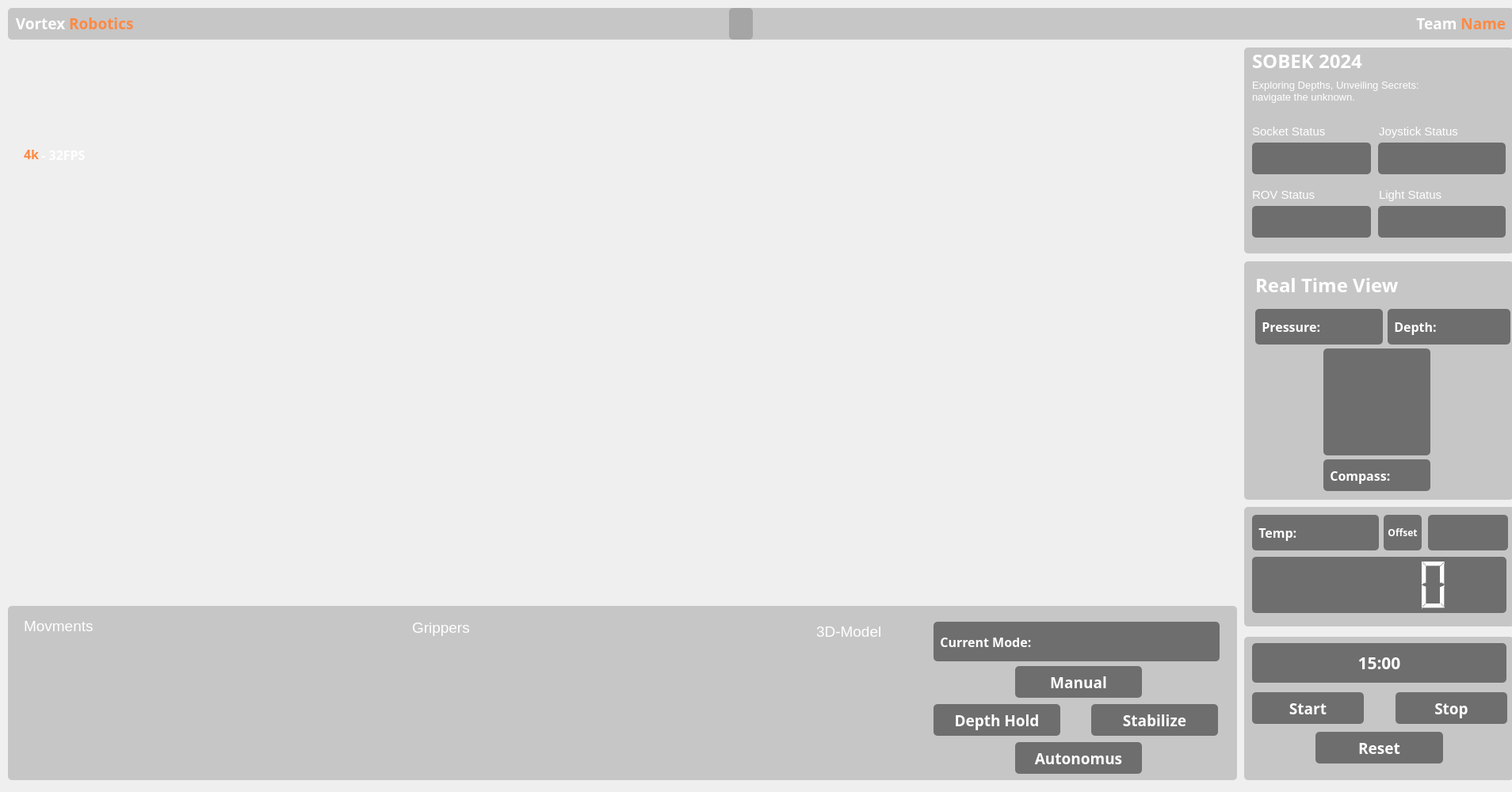
<?xml version="1.0" encoding="UTF-8"?>
<ui version="4.0">
 <class>VortexGUI</class>
 <widget class="QMainWindow" name="VortexGUI">
  <property name="geometry">
   <rect>
    <x>0</x>
    <y>0</y>
    <width>1908</width>
    <height>1000</height>
   </rect>
  </property>
  <property name="sizePolicy">
   <sizepolicy hsizetype="Preferred" vsizetype="Preferred">
    <horstretch>0</horstretch>
    <verstretch>0</verstretch>
   </sizepolicy>
  </property>
  <property name="cursor">
   <cursorShape>ArrowCursor</cursorShape>
  </property>
  <property name="focusPolicy">
   <enum>Qt::StrongFocus</enum>
  </property>
  <property name="windowTitle">
   <string>MainWindow</string>
  </property>
  <property name="windowOpacity">
   <double>1.000000000000000</double>
  </property>
  <property name="styleSheet">
   <string notr="true"/>
  </property>
  <widget class="QWidget" name="centralwidget">
   <property name="sizePolicy">
    <sizepolicy hsizetype="Expanding" vsizetype="Expanding">
     <horstretch>0</horstretch>
     <verstretch>0</verstretch>
    </sizepolicy>
   </property>
   <widget class="QLabel" name="current_mode">
    <property name="geometry">
     <rect>
      <x>1178</x>
      <y>785</y>
      <width>361</width>
      <height>50</height>
     </rect>
    </property>
    <property name="sizePolicy">
     <sizepolicy hsizetype="Expanding" vsizetype="Expanding">
      <horstretch>0</horstretch>
      <verstretch>0</verstretch>
     </sizepolicy>
    </property>
    <property name="font">
     <font>
      <family>Segoe UI Semibold</family>
      <pointsize>12</pointsize>
      <weight>75</weight>
      <bold>true</bold>
     </font>
    </property>
    <property name="styleSheet">
     <string notr="true">background-color: rgba(23, 23, 23, 0.5);
color: white;
border-radius: 5px;</string>
    </property>
    <property name="text">
     <string>  Current Mode: </string>
    </property>
   </widget>
   <widget class="QLabel" name="title">
    <property name="geometry">
     <rect>
      <x>10</x>
      <y>10</y>
      <width>940</width>
      <height>40</height>
     </rect>
    </property>
    <property name="sizePolicy">
     <sizepolicy hsizetype="Expanding" vsizetype="Expanding">
      <horstretch>0</horstretch>
      <verstretch>0</verstretch>
     </sizepolicy>
    </property>
    <property name="font">
     <font>
      <family>Segoe UI Semibold</family>
      <pointsize>14</pointsize>
      <weight>75</weight>
      <bold>true</bold>
     </font>
    </property>
    <property name="styleSheet">
     <string notr="true">background-color: rgba(33, 33, 33, 0.2);
color: white;
border-radius: 5px;
</string>
    </property>
    <property name="text">
     <string>&lt;html&gt;&lt;head/&gt;&lt;body&gt;&lt;p&gt; &amp;nbsp; Vortex  &lt;font color=&quot;#fd8a44&quot;&gt;Robotics&lt;/font&gt; &lt;/p&gt;&lt;/body&gt;&lt;/html&gt;
</string>
    </property>
    <property name="alignment">
     <set>Qt::AlignJustify|Qt::AlignVCenter</set>
    </property>
   </widget>
   <widget class="QLabel" name="label">
    <property name="geometry">
     <rect>
      <x>10</x>
      <y>765</y>
      <width>1551</width>
      <height>220</height>
     </rect>
    </property>
    <property name="sizePolicy">
     <sizepolicy hsizetype="Expanding" vsizetype="Expanding">
      <horstretch>0</horstretch>
      <verstretch>0</verstretch>
     </sizepolicy>
    </property>
    <property name="font">
     <font>
      <pointsize>20</pointsize>
     </font>
    </property>
    <property name="styleSheet">
     <string notr="true">background-color: rgba(33, 33, 33, 0.2);
color: white;
border-radius: 5px;
</string>
    </property>
    <property name="text">
     <string/>
    </property>
    <property name="alignment">
     <set>Qt::AlignHCenter|Qt::AlignTop</set>
    </property>
   </widget>
   <widget class="QFrame" name="realTimeViewFrame">
    <property name="geometry">
     <rect>
      <x>1570</x>
      <y>330</y>
      <width>340</width>
      <height>301</height>
     </rect>
    </property>
    <property name="sizePolicy">
     <sizepolicy hsizetype="Expanding" vsizetype="Expanding">
      <horstretch>0</horstretch>
      <verstretch>0</verstretch>
     </sizepolicy>
    </property>
    <property name="styleSheet">
     <string notr="true">background-color: rgba(33, 33, 33, 0.2);
color: white;
border-radius: 5px;
</string>
    </property>
    <property name="text" stdset="0">
     <string/>
    </property>
    <widget class="QLabel" name="compass_label">
     <property name="geometry">
      <rect>
       <x>100</x>
       <y>250</y>
       <width>135</width>
       <height>40</height>
      </rect>
     </property>
     <property name="sizePolicy">
      <sizepolicy hsizetype="Expanding" vsizetype="Expanding">
       <horstretch>0</horstretch>
       <verstretch>0</verstretch>
      </sizepolicy>
     </property>
     <property name="font">
      <font>
       <family>Segoe UI Semibold</family>
       <pointsize>12</pointsize>
       <weight>75</weight>
       <bold>true</bold>
      </font>
     </property>
     <property name="styleSheet">
      <string notr="true">background-color: rgba(23, 23, 23, 0.5);
color: white;
border-radius: 5px;</string>
     </property>
     <property name="frameShape">
      <enum>QFrame::NoFrame</enum>
     </property>
     <property name="lineWidth">
      <number>2</number>
     </property>
     <property name="text">
      <string>  Compass:</string>
     </property>
    </widget>
    <widget class="QLabel" name="pressure">
     <property name="geometry">
      <rect>
       <x>14</x>
       <y>60</y>
       <width>161</width>
       <height>45</height>
      </rect>
     </property>
     <property name="sizePolicy">
      <sizepolicy hsizetype="Expanding" vsizetype="Expanding">
       <horstretch>0</horstretch>
       <verstretch>0</verstretch>
      </sizepolicy>
     </property>
     <property name="font">
      <font>
       <family>Segoe UI Semibold</family>
       <pointsize>12</pointsize>
       <weight>75</weight>
       <bold>true</bold>
      </font>
     </property>
     <property name="styleSheet">
      <string notr="true">background-color: rgba(23, 23, 23, 0.5);
color: white;
border-radius: 5px;</string>
     </property>
     <property name="frameShape">
      <enum>QFrame::NoFrame</enum>
     </property>
     <property name="lineWidth">
      <number>1</number>
     </property>
     <property name="text">
      <string>  Pressure:</string>
     </property>
    </widget>
    <widget class="QLabel" name="depth">
     <property name="geometry">
      <rect>
       <x>181</x>
       <y>60</y>
       <width>155</width>
       <height>45</height>
      </rect>
     </property>
     <property name="sizePolicy">
      <sizepolicy hsizetype="Expanding" vsizetype="Expanding">
       <horstretch>0</horstretch>
       <verstretch>0</verstretch>
      </sizepolicy>
     </property>
     <property name="font">
      <font>
       <family>Segoe UI Semibold</family>
       <pointsize>12</pointsize>
       <weight>75</weight>
       <bold>true</bold>
      </font>
     </property>
     <property name="styleSheet">
      <string notr="true">background-color: rgba(23, 23, 23, 0.5);
color: white;
border-radius: 5px;</string>
     </property>
     <property name="frameShape">
      <enum>QFrame::NoFrame</enum>
     </property>
     <property name="lineWidth">
      <number>2</number>
     </property>
     <property name="text">
      <string>  Depth:</string>
     </property>
    </widget>
    <widget class="QLabel" name="rov_name_2">
     <property name="geometry">
      <rect>
       <x>14</x>
       <y>13</y>
       <width>211</width>
       <height>41</height>
      </rect>
     </property>
     <property name="sizePolicy">
      <sizepolicy hsizetype="Expanding" vsizetype="Expanding">
       <horstretch>0</horstretch>
       <verstretch>0</verstretch>
      </sizepolicy>
     </property>
     <property name="font">
      <font>
       <family>Segoe UI Semibold</family>
       <pointsize>18</pointsize>
       <weight>75</weight>
       <bold>true</bold>
      </font>
     </property>
     <property name="styleSheet">
      <string notr="true">background-color: transparent;
color: white;
</string>
     </property>
     <property name="lineWidth">
      <number>2</number>
     </property>
     <property name="text">
      <string>Real Time View</string>
     </property>
     <property name="alignment">
      <set>Qt::AlignLeading|Qt::AlignLeft|Qt::AlignTop</set>
     </property>
    </widget>
    <widget class="QLabel" name="compass">
     <property name="geometry">
      <rect>
       <x>100</x>
       <y>110</y>
       <width>135</width>
       <height>135</height>
      </rect>
     </property>
     <property name="styleSheet">
      <string notr="true">background-color: rgba(23, 23, 23, 0.5);
color: white;
border-radius: 5px;</string>
     </property>
     <property name="text">
      <string/>
     </property>
     <property name="alignment">
      <set>Qt::AlignCenter</set>
     </property>
    </widget>
   </widget>
   <widget class="QLabel" name="label_6">
    <property name="geometry">
     <rect>
      <x>30</x>
      <y>775</y>
      <width>111</width>
      <height>31</height>
     </rect>
    </property>
    <property name="sizePolicy">
     <sizepolicy hsizetype="Expanding" vsizetype="Expanding">
      <horstretch>0</horstretch>
      <verstretch>0</verstretch>
     </sizepolicy>
    </property>
    <property name="font">
     <font>
      <pointsize>14</pointsize>
     </font>
    </property>
    <property name="styleSheet">
     <string notr="true">background-color: transparent;
color: white;
border-radius: 5px;
</string>
    </property>
    <property name="text">
     <string>Movments</string>
    </property>
    <property name="alignment">
     <set>Qt::AlignLeading|Qt::AlignLeft|Qt::AlignVCenter</set>
    </property>
   </widget>
   <widget class="QLabel" name="up_down">
    <property name="geometry">
     <rect>
      <x>190</x>
      <y>815</y>
      <width>150</width>
      <height>150</height>
     </rect>
    </property>
    <property name="sizePolicy">
     <sizepolicy hsizetype="Expanding" vsizetype="Expanding">
      <horstretch>0</horstretch>
      <verstretch>0</verstretch>
     </sizepolicy>
    </property>
    <property name="styleSheet">
     <string notr="true">color: white;
border-radius: 5px;
</string>
    </property>
    <property name="text">
     <string/>
    </property>
    <property name="alignment">
     <set>Qt::AlignCenter</set>
    </property>
   </widget>
   <widget class="QLabel" name="gripper">
    <property name="geometry">
     <rect>
      <x>760</x>
      <y>815</y>
      <width>230</width>
      <height>150</height>
     </rect>
    </property>
    <property name="sizePolicy">
     <sizepolicy hsizetype="Expanding" vsizetype="Expanding">
      <horstretch>0</horstretch>
      <verstretch>0</verstretch>
     </sizepolicy>
    </property>
    <property name="styleSheet">
     <string notr="true">color: white;
border-radius: 5px;</string>
    </property>
    <property name="text">
     <string/>
    </property>
    <property name="alignment">
     <set>Qt::AlignCenter</set>
    </property>
   </widget>
   <widget class="QLabel" name="rotGripper">
    <property name="geometry">
     <rect>
      <x>520</x>
      <y>815</y>
      <width>230</width>
      <height>150</height>
     </rect>
    </property>
    <property name="sizePolicy">
     <sizepolicy hsizetype="Expanding" vsizetype="Expanding">
      <horstretch>0</horstretch>
      <verstretch>0</verstretch>
     </sizepolicy>
    </property>
    <property name="styleSheet">
     <string notr="true">color: white;
border-radius: 5px;</string>
    </property>
    <property name="text">
     <string/>
    </property>
    <property name="alignment">
     <set>Qt::AlignCenter</set>
    </property>
   </widget>
   <widget class="QLabel" name="movment">
    <property name="geometry">
     <rect>
      <x>30</x>
      <y>815</y>
      <width>150</width>
      <height>150</height>
     </rect>
    </property>
    <property name="sizePolicy">
     <sizepolicy hsizetype="Expanding" vsizetype="Expanding">
      <horstretch>0</horstretch>
      <verstretch>0</verstretch>
     </sizepolicy>
    </property>
    <property name="styleSheet">
     <string notr="true">color: white;
border-radius: 5px;
</string>
    </property>
    <property name="text">
     <string/>
    </property>
    <property name="alignment">
     <set>Qt::AlignCenter</set>
    </property>
   </widget>
   <widget class="QLabel" name="label_11">
    <property name="geometry">
     <rect>
      <x>520</x>
      <y>775</y>
      <width>101</width>
      <height>35</height>
     </rect>
    </property>
    <property name="sizePolicy">
     <sizepolicy hsizetype="Expanding" vsizetype="Expanding">
      <horstretch>0</horstretch>
      <verstretch>0</verstretch>
     </sizepolicy>
    </property>
    <property name="font">
     <font>
      <pointsize>14</pointsize>
     </font>
    </property>
    <property name="styleSheet">
     <string notr="true">background-color: transparent;
color: white;
border-radius: 5px;
</string>
    </property>
    <property name="text">
     <string>Grippers</string>
    </property>
    <property name="alignment">
     <set>Qt::AlignLeading|Qt::AlignLeft|Qt::AlignVCenter</set>
    </property>
   </widget>
   <widget class="QLabel" name="title_2">
    <property name="geometry">
     <rect>
      <x>920</x>
      <y>10</y>
      <width>990</width>
      <height>40</height>
     </rect>
    </property>
    <property name="sizePolicy">
     <sizepolicy hsizetype="Expanding" vsizetype="Expanding">
      <horstretch>0</horstretch>
      <verstretch>0</verstretch>
     </sizepolicy>
    </property>
    <property name="font">
     <font>
      <family>Segoe UI Semibold</family>
      <pointsize>14</pointsize>
      <weight>75</weight>
      <bold>true</bold>
     </font>
    </property>
    <property name="styleSheet">
     <string notr="true">background-color: rgba(33, 33, 33, 0.2);
color: white;
border-radius: 5px;
</string>
    </property>
    <property name="text">
     <string>&lt;html&gt;&lt;head/&gt;&lt;body&gt;&lt;p align=&quot;right&quot;&gt;  Team &lt;span style=&quot; color:#fd8a44;&quot;&gt;Name&lt;/span&gt;&lt;/p&gt;&amp;nbsp;&amp;nbsp;&lt;/body&gt;&lt;/html&gt;</string>
    </property>
    <property name="alignment">
     <set>Qt::AlignJustify|Qt::AlignVCenter</set>
    </property>
   </widget>
   <widget class="QLabel" name="camera">
    <property name="geometry">
     <rect>
      <x>4</x>
      <y>5</y>
      <width>1900</width>
      <height>990</height>
     </rect>
    </property>
    <property name="sizePolicy">
     <sizepolicy hsizetype="Expanding" vsizetype="Expanding">
      <horstretch>0</horstretch>
      <verstretch>0</verstretch>
     </sizepolicy>
    </property>
    <property name="styleSheet">
     <string notr="true"/>
    </property>
    <property name="text">
     <string/>
    </property>
   </widget>
   <widget class="QFrame" name="rempFrame">
    <property name="geometry">
     <rect>
      <x>1570</x>
      <y>640</y>
      <width>341</width>
      <height>151</height>
     </rect>
    </property>
    <property name="sizePolicy">
     <sizepolicy hsizetype="Expanding" vsizetype="Expanding">
      <horstretch>0</horstretch>
      <verstretch>0</verstretch>
     </sizepolicy>
    </property>
    <property name="styleSheet">
     <string notr="true">background-color: rgba(33, 33, 33, 0.2);
color: white;
border-radius: 5px;
</string>
    </property>
    <property name="text" stdset="0">
     <string/>
    </property>
    <widget class="QLCDNumber" name="temp_lcd">
     <property name="geometry">
      <rect>
       <x>10</x>
       <y>63</y>
       <width>321</width>
       <height>71</height>
      </rect>
     </property>
     <property name="styleSheet">
      <string notr="true">background-color: rgba(23, 23, 23, 0.5);
color: white;
border: none;
border-radius: 5px;</string>
     </property>
    </widget>
    <widget class="QPushButton" name="offset_button">
     <property name="geometry">
      <rect>
       <x>176</x>
       <y>10</y>
       <width>48</width>
       <height>45</height>
      </rect>
     </property>
     <property name="font">
      <font>
       <family>Segoe UI Semibold</family>
       <pointsize>9</pointsize>
       <weight>75</weight>
       <bold>true</bold>
      </font>
     </property>
     <property name="styleSheet">
      <string notr="true">QPushButton{
background-color: rgba(23, 23, 23, 0.5);
color: white;
border-radius: 5px;
}
QPushButton:hover {
    background-color: #fd8a44; 
    border-color: #fd8a44; 
}</string>
     </property>
     <property name="text">
      <string>Offset</string>
     </property>
    </widget>
    <widget class="QLabel" name="temperature">
     <property name="geometry">
      <rect>
       <x>10</x>
       <y>10</y>
       <width>160</width>
       <height>45</height>
      </rect>
     </property>
     <property name="sizePolicy">
      <sizepolicy hsizetype="Expanding" vsizetype="Expanding">
       <horstretch>0</horstretch>
       <verstretch>0</verstretch>
      </sizepolicy>
     </property>
     <property name="font">
      <font>
       <family>Segoe UI Semibold</family>
       <pointsize>12</pointsize>
       <weight>75</weight>
       <bold>true</bold>
      </font>
     </property>
     <property name="styleSheet">
      <string notr="true">background-color: rgba(23, 23, 23, 0.5);
color: white;
border-radius: 5px;</string>
     </property>
     <property name="frameShape">
      <enum>QFrame::NoFrame</enum>
     </property>
     <property name="lineWidth">
      <number>2</number>
     </property>
     <property name="text">
      <string>  Temp:</string>
     </property>
    </widget>
    <widget class="QLineEdit" name="offset_input">
     <property name="geometry">
      <rect>
       <x>232</x>
       <y>10</y>
       <width>101</width>
       <height>45</height>
      </rect>
     </property>
     <property name="font">
      <font>
       <family>Segoe UI Semibold</family>
       <pointsize>10</pointsize>
       <weight>75</weight>
       <bold>true</bold>
      </font>
     </property>
     <property name="styleSheet">
      <string notr="true">background-color: rgba(23, 23, 23, 0.5);
color: white;
border-radius: 5px;</string>
     </property>
     <property name="text">
      <string/>
     </property>
    </widget>
   </widget>
   <widget class="QFrame" name="rovStatusFrame">
    <property name="geometry">
     <rect>
      <x>1570</x>
      <y>60</y>
      <width>340</width>
      <height>260</height>
     </rect>
    </property>
    <property name="sizePolicy">
     <sizepolicy hsizetype="Expanding" vsizetype="Expanding">
      <horstretch>0</horstretch>
      <verstretch>0</verstretch>
     </sizepolicy>
    </property>
    <property name="styleSheet">
     <string notr="true">background-color: rgba(33, 33, 33, 0.2);
color: white;
border-radius: 5px;
</string>
    </property>
    <property name="text" stdset="0">
     <string/>
    </property>
    <widget class="QLabel" name="rov_status">
     <property name="geometry">
      <rect>
       <x>10</x>
       <y>200</y>
       <width>150</width>
       <height>40</height>
      </rect>
     </property>
     <property name="font">
      <font>
       <family>Segoe UI Semibold</family>
       <pointsize>10</pointsize>
       <weight>75</weight>
       <bold>true</bold>
      </font>
     </property>
     <property name="styleSheet">
      <string notr="true">background-color: rgba(23, 23, 23, 0.5);
color: white;
border-top: white 3px solid;
border-radius: 5px;</string>
     </property>
     <property name="text">
      <string/>
     </property>
    </widget>
    <widget class="QLabel" name="joystick_status">
     <property name="geometry">
      <rect>
       <x>169</x>
       <y>120</y>
       <width>161</width>
       <height>40</height>
      </rect>
     </property>
     <property name="font">
      <font>
       <family>Segoe UI</family>
       <pointsize>9</pointsize>
       <weight>75</weight>
       <bold>true</bold>
      </font>
     </property>
     <property name="styleSheet">
      <string notr="true">background-color: rgba(23, 23, 23, 0.5);
color: white;
border-top: white 3px solid;
border-radius: 5px;</string>
     </property>
     <property name="text">
      <string/>
     </property>
    </widget>
    <widget class="QLabel" name="label_14">
     <property name="geometry">
      <rect>
       <x>170</x>
       <y>90</y>
       <width>121</width>
       <height>31</height>
      </rect>
     </property>
     <property name="font">
      <font>
       <family>Segoe UI Historic</family>
       <pointsize>11</pointsize>
       <weight>50</weight>
       <bold>false</bold>
      </font>
     </property>
     <property name="styleSheet">
      <string notr="true">background-color: transparent;
color: white;
</string>
     </property>
     <property name="text">
      <string>Joystick Status</string>
     </property>
    </widget>
    <widget class="QLabel" name="light_status">
     <property name="geometry">
      <rect>
       <x>169</x>
       <y>200</y>
       <width>161</width>
       <height>40</height>
      </rect>
     </property>
     <property name="font">
      <font>
       <family>Segoe UI Semibold</family>
       <pointsize>10</pointsize>
       <weight>75</weight>
       <bold>true</bold>
      </font>
     </property>
     <property name="styleSheet">
      <string notr="true">background-color: rgba(23, 23, 23, 0.5);
color: white;
border-top: white 3px solid;
border-radius: 5px;</string>
     </property>
     <property name="text">
      <string/>
     </property>
    </widget>
    <widget class="QLabel" name="label_9">
     <property name="geometry">
      <rect>
       <x>10</x>
       <y>40</y>
       <width>261</width>
       <height>61</height>
      </rect>
     </property>
     <property name="font">
      <font>
       <family>Segoe UI Historic</family>
       <pointsize>10</pointsize>
       <weight>50</weight>
       <bold>false</bold>
      </font>
     </property>
     <property name="styleSheet">
      <string notr="true">background-color: transparent;
color: white;
</string>
     </property>
     <property name="text">
      <string>Exploring Depths, Unveiling Secrets: navigate the unknown.</string>
     </property>
     <property name="alignment">
      <set>Qt::AlignLeading|Qt::AlignLeft|Qt::AlignTop</set>
     </property>
     <property name="wordWrap">
      <bool>true</bool>
     </property>
    </widget>
    <widget class="QLabel" name="socket_status">
     <property name="geometry">
      <rect>
       <x>10</x>
       <y>120</y>
       <width>150</width>
       <height>40</height>
      </rect>
     </property>
     <property name="font">
      <font>
       <family>Segoe UI</family>
       <pointsize>9</pointsize>
       <weight>75</weight>
       <bold>true</bold>
      </font>
     </property>
     <property name="styleSheet">
      <string notr="true">background-color: rgba(23, 23, 23, 0.5);
color: white;
border-top: white 3px solid;
border-radius: 5px;</string>
     </property>
     <property name="text">
      <string/>
     </property>
    </widget>
    <widget class="QLabel" name="rov_name">
     <property name="geometry">
      <rect>
       <x>10</x>
       <y>0</y>
       <width>171</width>
       <height>41</height>
      </rect>
     </property>
     <property name="sizePolicy">
      <sizepolicy hsizetype="Expanding" vsizetype="Expanding">
       <horstretch>0</horstretch>
       <verstretch>0</verstretch>
      </sizepolicy>
     </property>
     <property name="font">
      <font>
       <family>Segoe UI Semibold</family>
       <pointsize>18</pointsize>
       <weight>75</weight>
       <bold>true</bold>
      </font>
     </property>
     <property name="styleSheet">
      <string notr="true">background-color: transparent;
color: white;
</string>
     </property>
     <property name="text">
      <string>SOBEK 2024</string>
     </property>
     <property name="alignment">
      <set>Qt::AlignLeading|Qt::AlignLeft|Qt::AlignTop</set>
     </property>
    </widget>
    <widget class="QLabel" name="label_8">
     <property name="geometry">
      <rect>
       <x>10</x>
       <y>170</y>
       <width>101</width>
       <height>31</height>
      </rect>
     </property>
     <property name="font">
      <font>
       <family>Segoe UI Historic</family>
       <pointsize>11</pointsize>
       <weight>50</weight>
       <bold>false</bold>
      </font>
     </property>
     <property name="styleSheet">
      <string notr="true">background-color: transparent;
color: white;
</string>
     </property>
     <property name="text">
      <string>ROV Status</string>
     </property>
    </widget>
    <widget class="QLabel" name="label_12">
     <property name="geometry">
      <rect>
       <x>170</x>
       <y>170</y>
       <width>141</width>
       <height>31</height>
      </rect>
     </property>
     <property name="font">
      <font>
       <family>Segoe UI Historic</family>
       <pointsize>11</pointsize>
       <weight>50</weight>
       <bold>false</bold>
      </font>
     </property>
     <property name="styleSheet">
      <string notr="true">background-color: transparent;
color: white;
</string>
     </property>
     <property name="text">
      <string>Light Status</string>
     </property>
    </widget>
    <widget class="QLabel" name="label_10">
     <property name="geometry">
      <rect>
       <x>10</x>
       <y>90</y>
       <width>121</width>
       <height>31</height>
      </rect>
     </property>
     <property name="font">
      <font>
       <family>Segoe UI Historic</family>
       <pointsize>11</pointsize>
       <weight>50</weight>
       <bold>false</bold>
      </font>
     </property>
     <property name="styleSheet">
      <string notr="true">background-color: transparent;
color: white;
</string>
     </property>
     <property name="text">
      <string>Socket Status</string>
     </property>
    </widget>
   </widget>
   <widget class="QLabel" name="label_19">
    <property name="geometry">
     <rect>
      <x>30</x>
      <y>160</y>
      <width>101</width>
      <height>70</height>
     </rect>
    </property>
    <property name="font">
     <font>
      <family>Segoe UI Semibold</family>
      <pointsize>12</pointsize>
      <weight>75</weight>
      <bold>true</bold>
     </font>
    </property>
    <property name="styleSheet">
     <string notr="true">background-color: transparent;
color: white;</string>
    </property>
    <property name="text">
     <string>&lt;html&gt;&lt;head/&gt;&lt;body&gt;&lt;p&gt;&lt;span style=&quot; color:#fd8a44;&quot;&gt;4k&lt;/span&gt;&lt;/p&gt;&lt;/body&gt;&lt;/html&gt;</string>
    </property>
   </widget>
   <widget class="QLabel" name="fps">
    <property name="geometry">
     <rect>
      <x>44</x>
      <y>160</y>
      <width>81</width>
      <height>71</height>
     </rect>
    </property>
    <property name="font">
     <font>
      <family>Segoe UI Semibold</family>
      <pointsize>12</pointsize>
      <weight>75</weight>
      <bold>true</bold>
     </font>
    </property>
    <property name="styleSheet">
     <string notr="true">color: white;
background-color: transparent;</string>
    </property>
    <property name="text">
     <string>  - 32FPS</string>
    </property>
   </widget>
   <widget class="QLabel" name="manual_mode">
    <property name="geometry">
     <rect>
      <x>1281</x>
      <y>841</y>
      <width>160</width>
      <height>40</height>
     </rect>
    </property>
    <property name="font">
     <font>
      <family>Segoe UI Semibold</family>
      <pointsize>14</pointsize>
      <weight>75</weight>
      <bold>true</bold>
     </font>
    </property>
    <property name="styleSheet">
     <string notr="true">background-color: rgba(23, 23, 23, 0.5);
color: white;
border-radius: 5px;</string>
    </property>
    <property name="text">
     <string>Manual</string>
    </property>
    <property name="alignment">
     <set>Qt::AlignCenter</set>
    </property>
   </widget>
   <widget class="QLabel" name="autonmous_mode">
    <property name="geometry">
     <rect>
      <x>1281</x>
      <y>937</y>
      <width>160</width>
      <height>40</height>
     </rect>
    </property>
    <property name="font">
     <font>
      <family>Segoe UI Semibold</family>
      <pointsize>14</pointsize>
      <weight>75</weight>
      <bold>true</bold>
     </font>
    </property>
    <property name="styleSheet">
     <string notr="true">background-color: rgba(23, 23, 23, 0.5);
color: white;
border-radius: 5px;</string>
    </property>
    <property name="text">
     <string>Autonomus</string>
    </property>
    <property name="alignment">
     <set>Qt::AlignCenter</set>
    </property>
   </widget>
   <widget class="QLabel" name="stabilize_mode">
    <property name="geometry">
     <rect>
      <x>1377</x>
      <y>889</y>
      <width>160</width>
      <height>40</height>
     </rect>
    </property>
    <property name="font">
     <font>
      <family>Segoe UI Semibold</family>
      <pointsize>14</pointsize>
      <weight>75</weight>
      <bold>true</bold>
     </font>
    </property>
    <property name="styleSheet">
     <string notr="true">background-color: rgba(23, 23, 23, 0.5);
color: white;
border-radius: 5px;

</string>
    </property>
    <property name="text">
     <string>Stabilize</string>
    </property>
    <property name="alignment">
     <set>Qt::AlignCenter</set>
    </property>
   </widget>
   <widget class="QLabel" name="depth_hold_mode">
    <property name="geometry">
     <rect>
      <x>1178</x>
      <y>889</y>
      <width>160</width>
      <height>40</height>
     </rect>
    </property>
    <property name="font">
     <font>
      <family>Segoe UI Semibold</family>
      <pointsize>14</pointsize>
      <weight>75</weight>
      <bold>true</bold>
     </font>
    </property>
    <property name="styleSheet">
     <string notr="true">background-color: rgba(23, 23, 23, 0.5);
color: white;
border-radius: 5px;</string>
    </property>
    <property name="text">
     <string>Depth Hold</string>
    </property>
    <property name="alignment">
     <set>Qt::AlignCenter</set>
    </property>
   </widget>
   <widget class="QLabel" name="turning">
    <property name="geometry">
     <rect>
      <x>350</x>
      <y>815</y>
      <width>150</width>
      <height>150</height>
     </rect>
    </property>
    <property name="sizePolicy">
     <sizepolicy hsizetype="Expanding" vsizetype="Expanding">
      <horstretch>0</horstretch>
      <verstretch>0</verstretch>
     </sizepolicy>
    </property>
    <property name="styleSheet">
     <string notr="true">color: white;
border-radius: 5px;
</string>
    </property>
    <property name="text">
     <string/>
    </property>
    <property name="alignment">
     <set>Qt::AlignCenter</set>
    </property>
   </widget>
   <widget class="QPushButton" name="takephoto">
    <property name="geometry">
     <rect>
      <x>1010</x>
      <y>815</y>
      <width>141</width>
      <height>150</height>
     </rect>
    </property>
    <property name="styleSheet">
     <string notr="true">color: white;
border-radius: 5px;
</string>
    </property>
    <property name="text">
     <string/>
    </property>
    <property name="icon">
     <iconset>
      <normaloff>D:/Vortex/MATE 2024/Pilot/Images/3d-modeling.png</normaloff>D:/Vortex/MATE 2024/Pilot/Images/3d-modeling.png</iconset>
    </property>
    <property name="iconSize">
     <size>
      <width>50</width>
      <height>50</height>
     </size>
    </property>
   </widget>
   <widget class="QLabel" name="label_16">
    <property name="geometry">
     <rect>
      <x>1030</x>
      <y>780</y>
      <width>101</width>
      <height>35</height>
     </rect>
    </property>
    <property name="sizePolicy">
     <sizepolicy hsizetype="Expanding" vsizetype="Expanding">
      <horstretch>0</horstretch>
      <verstretch>0</verstretch>
     </sizepolicy>
    </property>
    <property name="font">
     <font>
      <pointsize>14</pointsize>
     </font>
    </property>
    <property name="styleSheet">
     <string notr="true">background-color: transparent;
color: white;
border-radius: 5px;
</string>
    </property>
    <property name="text">
     <string>3D-Model</string>
    </property>
    <property name="alignment">
     <set>Qt::AlignLeading|Qt::AlignLeft|Qt::AlignVCenter</set>
    </property>
   </widget>
   <widget class="QFrame" name="watchFrame">
    <property name="geometry">
     <rect>
      <x>1570</x>
      <y>804</y>
      <width>340</width>
      <height>181</height>
     </rect>
    </property>
    <property name="styleSheet">
     <string notr="true">background-color: rgba(33, 33, 33, 0.2);
color: white;
border-radius: 5px;
</string>
    </property>
    <property name="frameShape">
     <enum>QFrame::StyledPanel</enum>
    </property>
    <property name="frameShadow">
     <enum>QFrame::Raised</enum>
    </property>
    <widget class="QPushButton" name="time_reset">
     <property name="geometry">
      <rect>
       <x>90</x>
       <y>120</y>
       <width>161</width>
       <height>40</height>
      </rect>
     </property>
     <property name="sizePolicy">
      <sizepolicy hsizetype="Expanding" vsizetype="Expanding">
       <horstretch>0</horstretch>
       <verstretch>0</verstretch>
      </sizepolicy>
     </property>
     <property name="font">
      <font>
       <family>Segoe UI Semibold</family>
       <pointsize>14</pointsize>
       <weight>75</weight>
       <bold>true</bold>
      </font>
     </property>
     <property name="styleSheet">
      <string notr="true">QPushButton{
background-color: rgba(23, 23, 23, 0.5);
color: white;
border-radius: 5px;
}
QPushButton:hover {
    background-color: #fd8a44; 
    border-color: #fd8a44; 
}</string>
     </property>
     <property name="text">
      <string>Reset</string>
     </property>
    </widget>
    <widget class="QPushButton" name="time_start">
     <property name="geometry">
      <rect>
       <x>10</x>
       <y>70</y>
       <width>141</width>
       <height>40</height>
      </rect>
     </property>
     <property name="sizePolicy">
      <sizepolicy hsizetype="Expanding" vsizetype="Expanding">
       <horstretch>0</horstretch>
       <verstretch>0</verstretch>
      </sizepolicy>
     </property>
     <property name="font">
      <font>
       <family>Segoe UI Semibold</family>
       <pointsize>14</pointsize>
       <weight>75</weight>
       <bold>true</bold>
      </font>
     </property>
     <property name="styleSheet">
      <string notr="true">QPushButton{
background-color: rgba(23, 23, 23, 0.5);
color: white;
border-radius: 5px;
}
QPushButton:hover {
    background-color: #fd8a44; 
    border-color: #fd8a44; 
}</string>
     </property>
     <property name="text">
      <string>Start</string>
     </property>
    </widget>
    <widget class="QLabel" name="time_screen">
     <property name="geometry">
      <rect>
       <x>10</x>
       <y>8</y>
       <width>321</width>
       <height>50</height>
      </rect>
     </property>
     <property name="sizePolicy">
      <sizepolicy hsizetype="Expanding" vsizetype="Expanding">
       <horstretch>0</horstretch>
       <verstretch>0</verstretch>
      </sizepolicy>
     </property>
     <property name="font">
      <font>
       <family>Segoe UI Semibold</family>
       <pointsize>16</pointsize>
       <weight>75</weight>
       <bold>true</bold>
      </font>
     </property>
     <property name="styleSheet">
      <string notr="true">background-color: rgba(23, 23, 23, 0.5);
color: white;
border-radius: 5px;</string>
     </property>
     <property name="text">
      <string>15:00</string>
     </property>
     <property name="alignment">
      <set>Qt::AlignCenter</set>
     </property>
    </widget>
    <widget class="QPushButton" name="time_stop">
     <property name="geometry">
      <rect>
       <x>191</x>
       <y>70</y>
       <width>141</width>
       <height>40</height>
      </rect>
     </property>
     <property name="sizePolicy">
      <sizepolicy hsizetype="Expanding" vsizetype="Expanding">
       <horstretch>0</horstretch>
       <verstretch>0</verstretch>
      </sizepolicy>
     </property>
     <property name="font">
      <font>
       <family>Segoe UI Semibold</family>
       <pointsize>14</pointsize>
       <weight>75</weight>
       <bold>true</bold>
      </font>
     </property>
     <property name="styleSheet">
      <string notr="true">QPushButton{
background-color: rgba(23, 23, 23, 0.5);
color: white;
border-radius: 5px;
}
QPushButton:hover {
    background-color: #fd8a44; 
    border-color: #fd8a44; 
}</string>
     </property>
     <property name="text">
      <string>Stop</string>
     </property>
    </widget>
   </widget>
   <widget class="QLabel" name="turning_bg">
    <property name="geometry">
     <rect>
      <x>350</x>
      <y>815</y>
      <width>150</width>
      <height>150</height>
     </rect>
    </property>
    <property name="sizePolicy">
     <sizepolicy hsizetype="Expanding" vsizetype="Expanding">
      <horstretch>0</horstretch>
      <verstretch>0</verstretch>
     </sizepolicy>
    </property>
    <property name="styleSheet">
     <string notr="true">color: white;
border-radius: 5px;
</string>
    </property>
    <property name="text">
     <string/>
    </property>
    <property name="alignment">
     <set>Qt::AlignCenter</set>
    </property>
   </widget>
   <zorder>camera</zorder>
   <zorder>label</zorder>
   <zorder>title</zorder>
   <zorder>realTimeViewFrame</zorder>
   <zorder>current_mode</zorder>
   <zorder>label_6</zorder>
   <zorder>up_down</zorder>
   <zorder>movment</zorder>
   <zorder>label_11</zorder>
   <zorder>rotGripper</zorder>
   <zorder>gripper</zorder>
   <zorder>title_2</zorder>
   <zorder>rempFrame</zorder>
   <zorder>rovStatusFrame</zorder>
   <zorder>label_19</zorder>
   <zorder>fps</zorder>
   <zorder>manual_mode</zorder>
   <zorder>autonmous_mode</zorder>
   <zorder>stabilize_mode</zorder>
   <zorder>depth_hold_mode</zorder>
   <zorder>takephoto</zorder>
   <zorder>label_16</zorder>
   <zorder>watchFrame</zorder>
   <zorder>turning_bg</zorder>
   <zorder>turning</zorder>
  </widget>
 </widget>
 <resources/>
 <connections/>
</ui>
